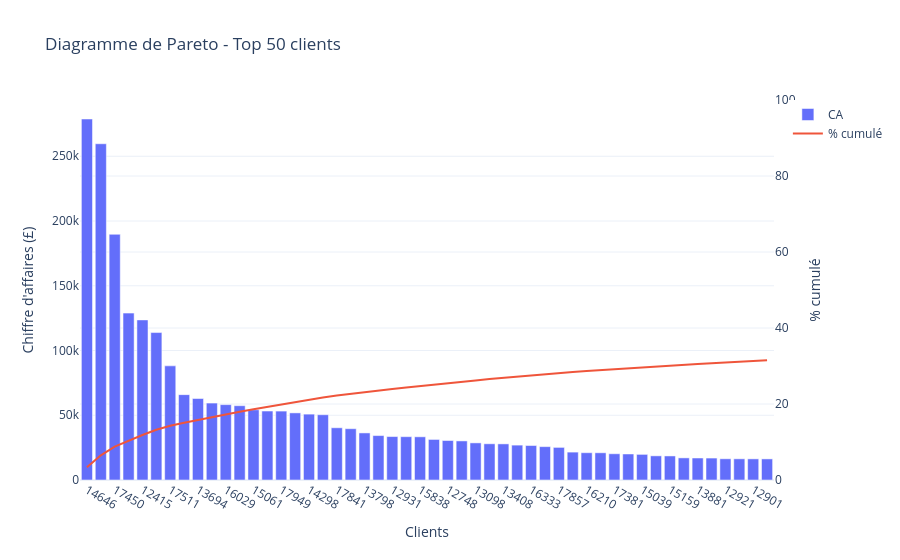

Notebook cell for this chart:
### Code cell
df_top50 = df_clients_pareto.head(50)

fig = go.Figure()

fig.add_bar(
    x=df_top50["CustomerID"].astype(int).astype(str),
    y=df_top50["CA_client"],
    name="CA"
)

fig.add_scatter(
    x=df_top50["CustomerID"].astype(int).astype(str),
    y=df_top50["CA_pourcentage_cumule"],
    mode="lines",
    name="% cumulé",
    yaxis="y2"
)

fig.update_layout(
    title="Diagramme de Pareto - Top 50 clients",
    xaxis_title="Clients",
    yaxis_title="Chiffre d'affaires (£)",
    yaxis2=dict(
        title="% cumulé",
        overlaying="y",
        side="right",
        range=[0, 100]
    ),
    template="plotly_white"
)

fig.show()

### Figure 1 — Plotly figure (JSON) as saved in the notebook; plotly's stock layout.template omitted (floating-point values rounded to 4 significant figures)
{"data": [{"name": "CA", "type": "bar", "x": ["14646", "18102", "17450", "14911", "12415", "14156", "17511", "16684", "13694", "15311", "16029", "13089", "15061", "14096", "17949", "15769", "14298", "14088", "17841", "15098", "13798", "16422", "12931", "16013", "15838", "17389", "12748", "17404", "13098", "13081", "13408", "14680", "16333", "13777", "17857", "15749", "16210", "12753", "17381", "17675", "15039", "12731", "15159", "17428", "13881", "13767", "12921", "12471", "12901", "12678"], "y": [278800.0, 259700.0, 189700.0, 128900.0, 123600.0, 113900.0, 88140.0, 65920.0, 62920.0, 59420.0, 58190.0, 57390.0, 54250.0, 53260.0, 53220.0, 51820.0, 50860.0, 50420.0, 40330.0, 39620.0, 36350.0, 34310.0, 33540.0, 33450.0, 33360.0, 31320.0, 30490.0, 30180.0, 28660.0, 27970.0, 27890.0, 26930.0, 26630.0, 25760.0, 25190.0, 21540.0, 21080.0, 21020.0, 20270.0, 20100.0, 19790.0, 18660.0, 18570.0, 17080.0, 16990.0, 16950.0, 16390.0, 16360.0, 16320.0, 16290.0]}, {"mode": "lines", "name": "% cumulé", "type": "scatter", "x": ["14646", "18102", "17450", "14911", "12415", "14156", "17511", "16684", "13694", "15311", "16029", "13089", "15061", "14096", "17949", "15769", "14298", "14088", "17841", "15098", "13798", "16422", "12931", "16013", "15838", "17389", "12748", "17404", "13098", "13081", "13408", "14680", "16333", "13777", "17857", "15749", "16210", "12753", "17381", "17675", "15039", "12731", "15159", "17428", "13881", "13767", "12921", "12471", "12901", "12678"], "y": [3.364, 6.498, 8.787, 10.34, 11.83, 13.21, 14.27, 15.07, 15.83, 16.54, 17.25, 17.94, 18.59, 19.24, 19.88, 20.5, 21.12, 21.73, 22.21, 22.69, 23.13, 23.54, 23.95, 24.35, 24.75, 25.13, 25.5, 25.86, 26.21, 26.55, 26.88, 27.21, 27.53, 27.84, 28.15, 28.41, 28.66, 28.91, 29.16, 29.4, 29.64, 29.86, 30.09, 30.29, 30.5, 30.7, 30.9, 31.1, 31.3, 31.49], "yaxis": "y2"}], "layout": {"title": {"text": "Diagramme de Pareto - Top 50 clients"}, "xaxis": {"title": {"text": "Clients"}}, "yaxis": {"title": {"text": "Chiffre d'affaires (£)"}}, "yaxis2": {"overlaying": "y", "range": [0, 100], "side": "right", "title": {"text": "% cumulé"}}}}
